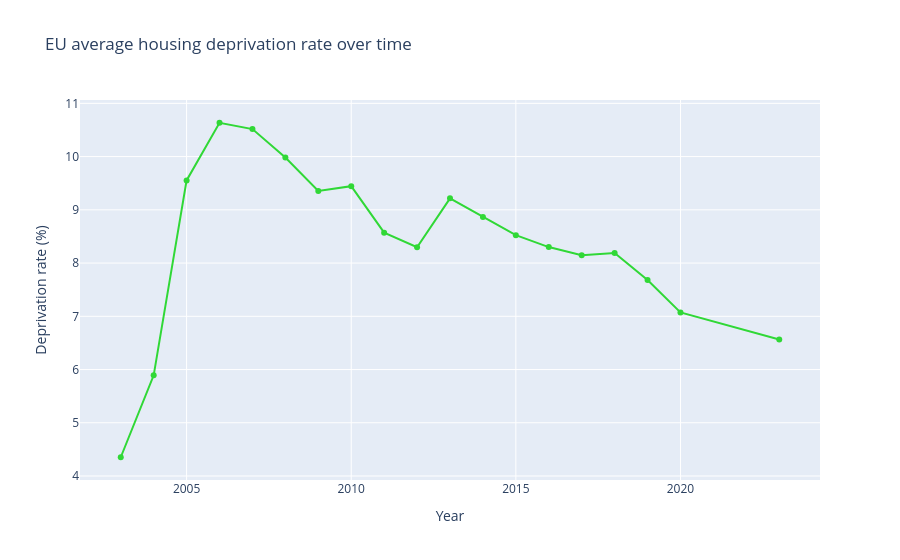

Notebook cell for this chart:
### Code cell
# plot 1: EU average deprivation rate over time
eu_dep = df_deprivation_clean.groupby("year")["deprivation_rate"].mean().reset_index()
 
fig1 = px.line(
    eu_dep, x="year", y="deprivation_rate",
    markers=True,
    title="EU average housing deprivation rate over time",
    labels={"deprivation_rate": "Deprivation rate (%)", "year": "Year"},
    color_discrete_sequence=["#30D836"],
)
fig1.show()
# fig1.write_html("eu_avg_housing_deprivation.html", **EXPORT_KWARGS)

### Figure 1 — Plotly figure (JSON) as saved in the notebook; plotly's stock layout.template omitted (floating-point values rounded to 4 significant figures)
{"data": [{"hovertemplate": "Year=%{x}<br>Deprivation rate (%)=%{y}<extra></extra>", "legendgroup": "", "line": {"color": "#30D836", "dash": "solid"}, "marker": {"symbol": "circle"}, "mode": "lines+markers", "name": "", "orientation": "v", "showlegend": false, "type": "scatter", "x": [2003, 2004, 2005, 2006, 2007, 2008, 2009, 2010, 2011, 2012, 2013, 2014, 2015, 2016, 2017, 2018, 2019, 2020, 2023], "xaxis": "x", "y": [4.352, 5.891, 9.553, 10.64, 10.52, 9.982, 9.354, 9.444, 8.572, 8.298, 9.216, 8.864, 8.525, 8.3, 8.147, 8.189, 7.681, 7.074, 6.564], "yaxis": "y"}], "layout": {"legend": {"tracegroupgap": 0}, "title": {"text": "EU average housing deprivation rate over time"}, "xaxis": {"anchor": "y", "domain": [0, 1], "title": {"text": "Year"}}, "yaxis": {"anchor": "x", "domain": [0, 1], "title": {"text": "Deprivation rate (%)"}}}}
